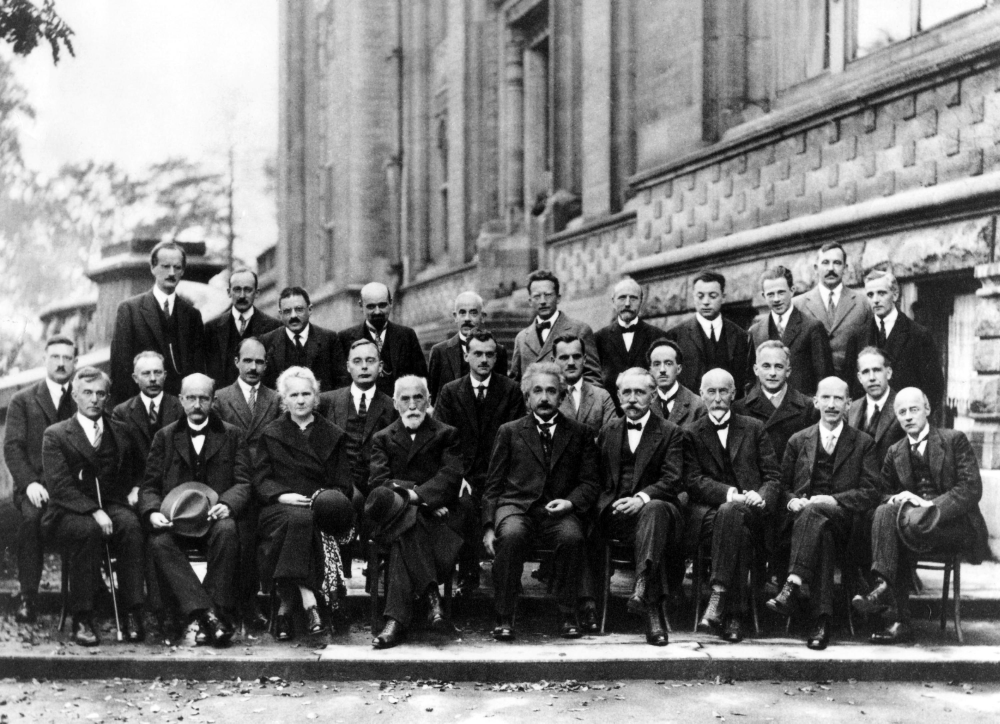
#> input picture Numerical Analysis Notes/GroupHW/Homework#2/data/Solvay_conference_1927.jpg, 3000 x 2171 px (shown at 1/3 size)
$ jupyter execute --allow-errors Odev2sch.ipynb
#> lines starting #> are read from the running program, lines starting #| are printed output that depends on the picture
# Question 1:

### Part 1 - The equations:
By following the current loops using Faraday's law (or Kirchoff's loop rule for less excitement) we get the linear equation set:

<br>
$$
(R_1 + R_2 + r_2)I_2 + R_1 I_3 = V_1\\
R_1 I_2 + (R_1 + R_3 + r_3) I_3 = V_2
$$
 <br>

Rewriting these using matrices:

$$
\begin{bmatrix}
(R_1 + R_2 + r_2)&R_1\\
R_1 & (R_1 + R_3 + r_3)
\end{bmatrix}
\begin{bmatrix}I_2\\I_3\end{bmatrix}
=\begin{pmatrix}V_1\\V_2\end{pmatrix}
$$
<br>
With the numerical values, that is:

$$
\begin{bmatrix}
(6 + 2.5 + 0.5)&6\\
6 & (6 + 1.5 + 0.5)
\end{bmatrix}
\begin{bmatrix}I_2\\I_3\end{bmatrix}
=\begin{pmatrix}18\\45\end{pmatrix}
$$
<br>

[cell 1]
import numpy as np
coeffs = np.array([[6 + 2.5 + 0.5, 6], [6, 6 + 1.5 + 0.5]])
solns = np.array([18, 45])

### Part 2 - Solution using the inverse of the coefficients matrix:

$$ C \begin{bmatrix}I_2\\I_3\end{bmatrix} = \begin{pmatrix}V_1\\V_2\end{pmatrix}$$

$$ C^{-1}\,C \begin{bmatrix}I_2\\I_3\end{bmatrix} = C^{-1} \begin{pmatrix}V_1\\V_2\end{pmatrix}$$

$$ I\,\begin{bmatrix}I_2\\I_3\end{bmatrix} = C^{-1} \begin{pmatrix}V_1\\V_2\end{pmatrix}$$

$$ \begin{bmatrix}I_2\\I_3\end{bmatrix} = C^{-1} \begin{pmatrix}V_1\\V_2\end{pmatrix} $$
<br>

[cell 2]
c_inv = np.linalg.inv(coeffs)
(I2, I3) = np.dot(c_inv, solns)
print(f"I2 = {I2}\nI3 = {I3}")
# np.linalg.solve(coeffs, solns) - just to check

### Part 3 - Solution using Cramer's rule:

<br>
$$
\begin{bmatrix}
c_{11} & c_{12}\\
c_{21} & c_{22}
\end{bmatrix}
\begin{bmatrix}I_2\\I_3\end{bmatrix}
=\begin{pmatrix}V_1\\V_2\end{pmatrix}
$$
<br>

<br>
$$
I_2 = \frac{det\begin{bmatrix} V_1 & c_{12}\\ V_2 & c_{22} \end{bmatrix}}{det\begin{bmatrix}
c_{11} & c_{12}\\
c_{21} & c_{22}
\end{bmatrix}},\;
I_3 = \frac{det\begin{bmatrix} c_{11} & V_1\\ c_{21} & V_2 \end{bmatrix}}{det\begin{bmatrix}
c_{11} & c_{12}\\
c_{21} & c_{22}
\end{bmatrix}}
$$
<br>

[cell 3]
cram1 = np.array([[18, 6], [45, 6 + 1.5 + 0.5]])
I1_c = np.linalg.det(cram1) / np.linalg.det(coeffs)

cram2 = np.array([[6 + 2.5 + 0.5, 18], [6, 45]])
I2_c = np.linalg.det(cram2) / np.linalg.det(coeffs)

print(f"I1 using Cramer's rule: {I1_c}\nI2 using Cramer's rule: {I2_c}")

### Part 4 - Solution using LU decomposition:
$$C \begin{bmatrix}I_2\\I_3\end{bmatrix} = \begin{pmatrix}V_1\\V_2\end{pmatrix}$$

<br>
$$ LU \begin{bmatrix}I_2\\I_3\end{bmatrix} = \begin{pmatrix}V_1\\V_2\end{pmatrix}$$

<br>
Here we rewrite $U \,\textbf{I}_{2,3}$ as $\textbf{z}$:

<br>
$$\textbf{z} = \begin{bmatrix} u_{11} & u_{12}\\0 & u_{22}\end{bmatrix}\begin{bmatrix}I_2\\I_3\end{bmatrix}$$

<br>
$$\begin{bmatrix}l_{11} & 0 \\ l_{21} & l_{22}\end{bmatrix}\begin{bmatrix}z_2\\z_3\end{bmatrix} = \begin{pmatrix}V_1\\V_2\end{pmatrix}$$

<br>
From here we get the equations:
<br>
$$
z_2 = \frac{V_1}{l_{11}}
$$

$$
l_{21}z_2 + l_{22}z_3 = V_2
$$

<br>
And:
<br>
$$\fbox{$z_2 = \frac{V_1}{l_{11}}$}$$
$$\fbox{$z_3 = l_{22} V_2- \frac{l_{21}}{l_{11}\,l_{22}} V_1$}$$

<br>
We can now use Scipy to start calculating:

[cell 4]
import scipy.linalg as la

LU = la.lu(coeffs)
(I, L, U) = LU

# let's pull out the values we need:
(l11, l21, l22) = L[0][0], L[1][0], L[1][1]
V1, V2 = solns

z2 = V1/l11
z3 = l22*V2 - l21*V1 / (l11*l22)

print(f"z2 = {z2}\nz3 = {z3}")

Now that we know $z_2$ and $z_3$, we can calculate $I_2$ and $I_3$:

<br>
$$
\begin{bmatrix} u_{11} & u_{12}\\0 & u_{22}\end{bmatrix}\begin{bmatrix}I_2\\I_3\end{bmatrix} = \begin{bmatrix}z_2\\z_3\end{bmatrix}
$$
<br>

$$
I_3 = \frac{z_3}{u_{22}}
$$

$$
u_{11}\,I_2 + u_{12}\,I_3 = z_2
$$
<br>

$$\fbox{$I_3 = \frac{z_3}{u_{22}}$}$$
$$\fbox{$I_2 = \frac{z_2}{u_{11}} - \frac{u_{12}}{u_{11}\,u_{22}} z_3$}$$

[cell 5]
(u11, u12, u22) = U[0][0], U[0][1], U[1][1]

I3_LU = z3/u22
I2_LU = z2/u11 - u12*z3 / (u11*u22)

print(f"LU decompostition result for I2: {I2}\nLU decompostition result for I3: {I3}")  # wohoo!

### Part 5 - New $V_1$, $V_2$ values:
$V_1$ = 30, $V_2$ = 15:

Yes, we definitely understand how convenient this is and are very satisfied :)

Again we can copy-paste our equations for $\textbf{z}$ and $\textbf{I}_{2,3}$, because the L and U values all stay the same:

<br>
$$\fbox{$z_2 = \frac{V_1}{l_{11}}$}$$
$$\fbox{$z_3 = l_{22} V_2- \frac{l_{21}}{l_{11}\,l_{22}} V_1$}$$

$$\fbox{$I_3 = \frac{z_3}{u_{22}}$}$$
$$\fbox{$I_2 = \frac{z_2}{u_{11}} - \frac{u_{12}}{u_{11}\,u_{22}} z_3$}$$

[cell 6]
V1_5, V2_5 = 30, 15

z2_5 = V1_5/l11
z3_5 = l22*V2_5 - l21*V1_5 / (l11*l22)

I3_5 = z3_5/u22
I2_5 = z2_5/u11 - u12*z3_5 / (u11*u22)

print(f"New LU result for I2: {I2_5}\nNew LU result for I3: {I3_5}")

Let's also check that, using the `np.linalg.solve()` function:

[cell 7]
coeffs = np.array([[6 + 2.5 + 0.5, 6], [6, 6 + 1.5 + 0.5]])
solns_5 = np.array([30, 15])

np.linalg.solve(coeffs, solns_5)

$\rightarrow$ All good, ours even has a higher precision 8)

# Question 2:

[cell 8]
from PIL import Image
from resizeimage import resizeimage as rsi
# %pip install python-resize-image
# This module is to resize the images to %25, as requested.

# letting Pillow do its magic:
image = Image.open("data/Solvay_conference_1927.jpg")
#> image is the input picture: PIL image 3000x2171 L; min 0, max 255, mean 120.8

# we can resize the original image to 25% and save it first:
rsi.resize_cover(image, [image.size[0]*0.4,image.size[1]*0.4]).save("100.jpg")
#> (this line was passed over: resizeimage is not available in this run)

# letting Numpy do its magic:
data = np.asarray(image)

# singular value decomposition for u,s and vh:
[u,s,vh]=np.linalg.svd(data)
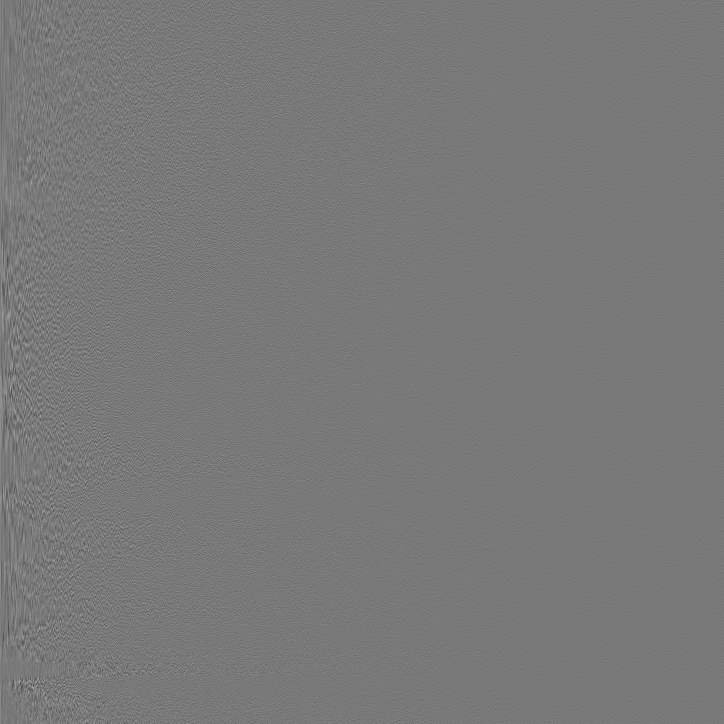
#> u: shape (2171, 2171) float64 (shown at 1/3 size); min -0.142, max 0.156, mean 7.77e-06; drawn with min black and max white
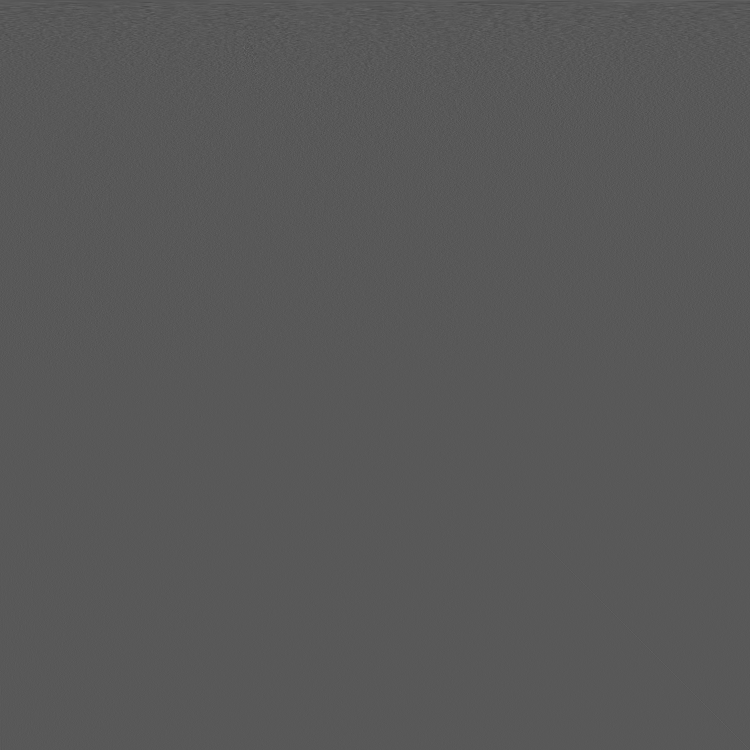
#> vh: shape (3000, 3000) float64 (shown at 1/4 size); min -0.213, max 0.4, mean 6e-06; drawn with min black and max white
#> s = 2171 values, max 347512.4 at index 0, min 3.64 at index 2170, mean 853.8
total_sigma = np.sum(s)  # sum of the σ values to calculate the %
#> total_sigma = 1853672.2

#> (the rest of this cell did not finish here and is left out)
